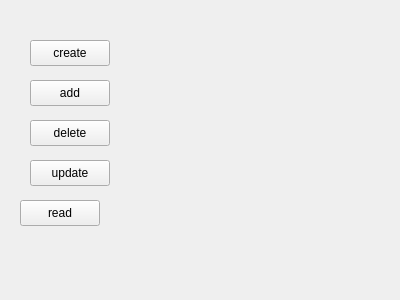
<?xml version="1.0" encoding="UTF-8"?>
<ui version="4.0">
 <class>Widget</class>
 <widget class="QWidget" name="Widget">
  <property name="geometry">
   <rect>
    <x>0</x>
    <y>0</y>
    <width>400</width>
    <height>300</height>
   </rect>
  </property>
  <property name="windowTitle">
   <string>Widget</string>
  </property>
  <widget class="QPushButton" name="create">
   <property name="geometry">
    <rect>
     <x>30</x>
     <y>40</y>
     <width>80</width>
     <height>26</height>
    </rect>
   </property>
   <property name="text">
    <string>create</string>
   </property>
  </widget>
  <widget class="QPushButton" name="add">
   <property name="geometry">
    <rect>
     <x>30</x>
     <y>80</y>
     <width>80</width>
     <height>26</height>
    </rect>
   </property>
   <property name="text">
    <string>add</string>
   </property>
  </widget>
  <widget class="QPushButton" name="delete_2">
   <property name="geometry">
    <rect>
     <x>30</x>
     <y>120</y>
     <width>80</width>
     <height>26</height>
    </rect>
   </property>
   <property name="text">
    <string>delete</string>
   </property>
  </widget>
  <widget class="QPushButton" name="update">
   <property name="geometry">
    <rect>
     <x>30</x>
     <y>160</y>
     <width>80</width>
     <height>26</height>
    </rect>
   </property>
   <property name="text">
    <string>update</string>
   </property>
  </widget>
  <widget class="QPushButton" name="read">
   <property name="geometry">
    <rect>
     <x>20</x>
     <y>200</y>
     <width>80</width>
     <height>26</height>
    </rect>
   </property>
   <property name="text">
    <string>read</string>
   </property>
  </widget>
 </widget>
 <layoutdefault spacing="6" margin="11"/>
 <resources/>
 <connections/>
</ui>
